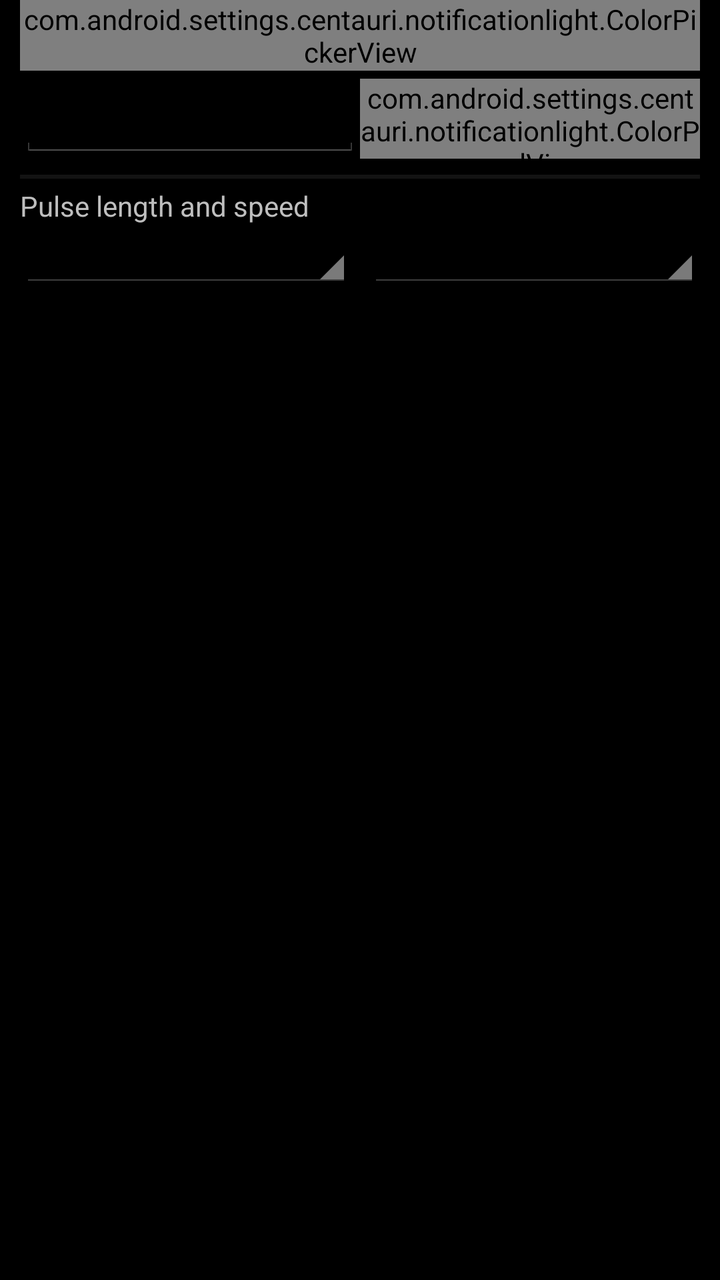
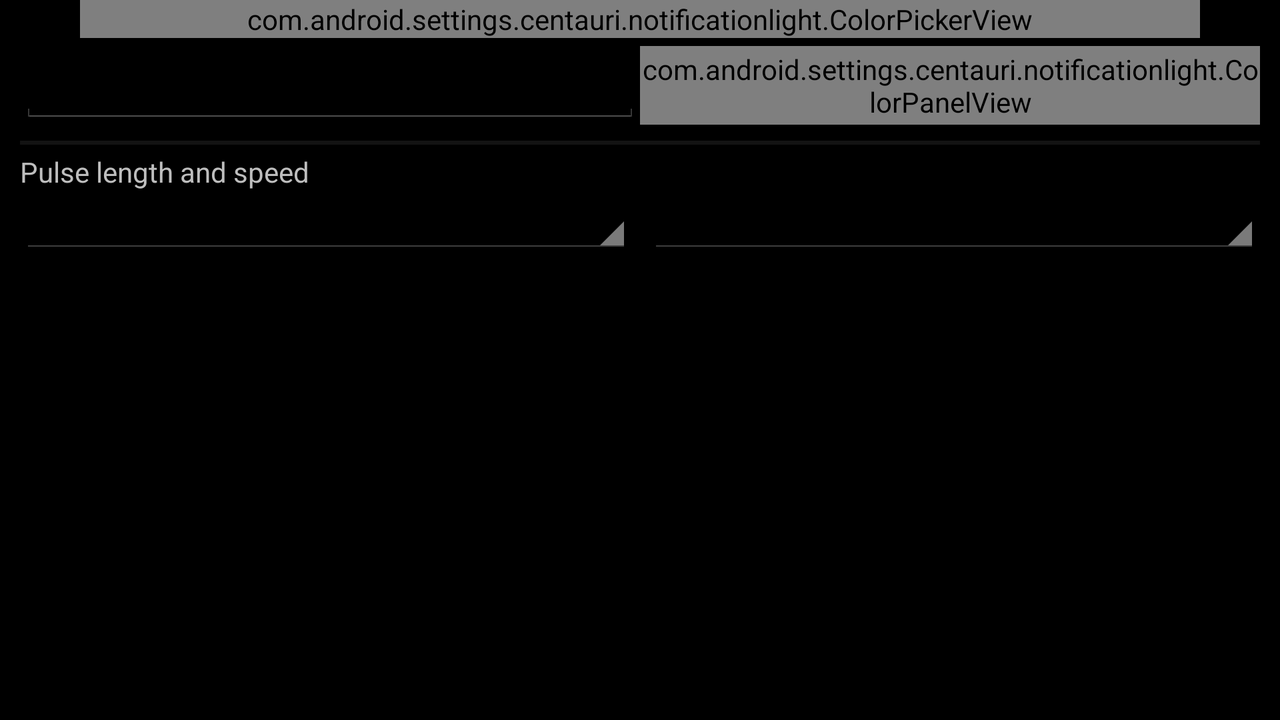

Compare how this app lays out the same screen by default and in its alternative resource folder. The renders come first, then the two layout files and the values they reference.
<!-- AndroidManifest.xml: application theme Theme.Settings -->
<!-- res/layout/dialog_light_settings.xml -->
<?xml version="1.0" encoding="utf-8"?>
<RelativeLayout xmlns:android="http://schemas.android.com/apk/res/android"
    android:layout_width="match_parent"
    android:layout_height="match_parent" >

    <com.android.settings.centauri.notificationlight.ColorPickerView
        android:id="@+id/color_picker_view"
        android:layout_width="match_parent"
        android:layout_height="wrap_content"
        android:layout_centerHorizontal="true"
        android:layout_marginStart="10dp"
        android:layout_marginEnd="10dp" />

    <LinearLayout
        android:id="@+id/color_panel_view"
        android:layout_width="match_parent"
        android:layout_height="40dp"
        android:layout_alignStart="@id/color_picker_view"
        android:layout_alignEnd="@id/color_picker_view"
        android:layout_below="@id/color_picker_view"
        android:layout_marginBottom="4dp"
        android:layout_marginTop="4dp"
        android:orientation="horizontal" >

        <EditText
            android:id="@+id/hex_color_input"
            android:layout_width="0px"
            android:maxLength="6"
            android:digits="0123456789ABCDEFabcdef"
            android:inputType="textNoSuggestions"
            android:layout_height="match_parent"
            android:layout_weight="0.5" />

        <com.android.settings.centauri.notificationlight.ColorPanelView
            android:id="@+id/color_panel"
            android:layout_width="0px"
            android:layout_height="match_parent"
            android:layout_weight="0.5" />
    </LinearLayout>

    <LinearLayout
        android:id="@+id/speed_title_view"
        android:layout_width="match_parent"
        android:layout_height="wrap_content"
        android:layout_below="@id/color_panel_view"
        android:layout_marginStart="10dp"
        android:layout_marginEnd="10dp"
        android:layout_marginTop="4dp"
        android:orientation="vertical" >

        <View
            android:layout_width="match_parent"
            android:layout_height="2dp"
            android:background="@android:drawable/divider_horizontal_dark" />

        <TextView
            android:layout_width="match_parent"
            android:layout_height="wrap_content"
            android:layout_marginTop="4dp"
            android:text="@string/pulse_speed_title"
            android:textAppearance="?android:attr/textAppearanceSmall" />

        <LinearLayout
            android:layout_width="match_parent"
            android:layout_height="wrap_content"
            android:orientation="horizontal"
            android:paddingBottom="4dip" >

            <Spinner
                android:id="@+id/on_spinner"
                android:layout_width="match_parent"
                android:layout_height="wrap_content"
                android:layout_weight="1" />

            <View
                android:layout_width="8dip"
                android:layout_height="match_parent" />

            <Spinner
                android:id="@+id/off_spinner"
                android:layout_width="match_parent"
                android:layout_height="wrap_content"
                android:layout_weight="1" />
        </LinearLayout>
    </LinearLayout>

</RelativeLayout>
<!-- resources referenced by this layout -->
<resources>
  <string name="pulse_speed_title">Pulse length and speed</string>
  <style name="Theme.Settings" parent="@android:style/Theme.Holo">
          <item name="@*android:preferenceHeaderPanelStyle">@style/PreferenceHeaderPanelSinglePane</item>
          <item name="@*android:preferencePanelStyle">@style/PreferencePanelSinglePane</item>
          <item name="@*android:preferenceListStyle">@style/PreferenceHeaderListSinglePane</item>
          <item name="@*android:preferenceFragmentListStyle">@style/PreferenceFragmentListSinglePane</item>
          <item name="@*android:preferenceFragmentPaddingSide">@dimen/settings_side_margin</item>
          <item name="apnPreferenceStyle">@style/ApnPreference</item>
          <item name="ic_menu_add">@drawable/ic_menu_add_dark</item>
          <item name="ic_menu_moreoverflow">@*android:drawable/ic_menu_moreoverflow_holo_dark</item>
          <item name="ic_wps">@drawable/ic_wps_dark</item>
          <item name="wifi_signal">@drawable/wifi_signal_dark</item>
          <item name="android:actionBarStyle">@android:style/Widget.Holo.ActionBar.Solid</item>
      </style>
  <style name="PreferenceHeaderPanelSinglePane">
          <item name="android:layout_marginStart">0dp</item>
          <item name="android:layout_marginEnd">0dp</item>
          <item name="android:background">@null</item>
      </style>
  <style name="PreferencePanelSinglePane" parent="@*android:style/PreferencePanel">
          <item name="android:layout_marginStart">0dp</item>
          <item name="android:layout_marginEnd">0dp</item>
          <item name="android:paddingStart">0dp</item>
          <item name="android:paddingEnd">0dp</item>
          <item name="android:background">@null</item>
          <item name="android:scrollbarStyle">outsideOverlay</item>
      </style>
  <style name="PreferenceHeaderListSinglePane" parent="@*android:style/PreferenceHeaderList">
          <item name="android:paddingStart">@dimen/settings_side_margin</item>
          <item name="android:paddingEnd">@dimen/settings_side_margin</item>
          <item name="android:paddingTop">0dp</item>
          <item name="android:paddingBottom">0dp</item>
          <item name="android:layout_marginStart">0dp</item>
          <item name="android:layout_marginEnd">0dp</item>
          <item name="android:layout_marginTop">0dp</item>
          <item name="android:layout_marginBottom">0dp</item>
          <item name="android:scrollbarStyle">outsideOverlay</item>
      </style>
  <style name="PreferenceFragmentListSinglePane" parent="@*android:style/PreferenceFragmentList">
          <item name="android:paddingStart">@dimen/settings_side_margin</item>
          <item name="android:paddingEnd">@dimen/settings_side_margin</item>
          <item name="android:layout_marginStart">0dp</item>
          <item name="android:layout_marginEnd">0dp</item>
          <item name="android:scrollbarStyle">outsideOverlay</item>
      </style>
  <dimen name="settings_side_margin">@*android:dimen/preference_fragment_padding_side</dimen>
  <style name="ApnPreference">
          <item name="android:widgetLayout">@layout/preference_profiles_widget</item>
      </style>
</resources>
<!-- res/layout-land/dialog_light_settings.xml (the repository's variant of the layout above) -->
<!-- drawn on the phone turned sideways -->
<?xml version="1.0" encoding="utf-8"?>
<ScrollView xmlns:android="http://schemas.android.com/apk/res/android"
        android:layout_width="match_parent"
        android:layout_height="match_parent">

    <RelativeLayout
        android:layout_width="match_parent"
        android:layout_height="match_parent" >

        <com.android.settings.centauri.notificationlight.ColorPickerView
            android:id="@+id/color_picker_view"
            android:layout_width="match_parent"
            android:layout_height="wrap_content"
            android:layout_centerHorizontal="true"
            android:layout_marginStart="40dp"
            android:layout_marginEnd="40dp" />

        <LinearLayout
            android:id="@+id/color_panel_view"
            android:layout_width="match_parent"
            android:layout_height="wrap_content"
            android:layout_below="@id/color_picker_view"
            android:layout_marginStart="10dp"
            android:layout_marginEnd="10dp"
            android:layout_marginBottom="4dp"
            android:layout_marginTop="4dp"
            android:orientation="horizontal" >

            <EditText
                android:id="@+id/hex_color_input"
                android:layout_width="0dp"
                android:maxLength="6"
                android:digits="0123456789ABCDEFabcdef"
                android:inputType="textNoSuggestions"
                android:layout_height="wrap_content"
                android:layout_weight="0.5" />

            <com.android.settings.centauri.notificationlight.ColorPanelView
                android:id="@+id/color_panel"
                android:layout_width="0dp"
                android:layout_height="match_parent"
                android:layout_weight="0.5" />
        </LinearLayout>

        <LinearLayout
            android:id="@+id/speed_title_view"
            android:layout_width="match_parent"
            android:layout_height="wrap_content"
            android:layout_below="@id/color_panel_view"
            android:layout_marginStart="10dp"
            android:layout_marginEnd="10dp"
            android:layout_marginTop="4dp"
            android:orientation="vertical" >

            <View
                android:layout_width="match_parent"
                android:layout_height="2dp"
                android:background="@android:drawable/divider_horizontal_dark" />

            <TextView
                android:layout_width="match_parent"
                android:layout_height="wrap_content"
                android:layout_marginTop="4dp"
                android:text="@string/pulse_speed_title"
                android:textAppearance="?android:attr/textAppearanceSmall" />

            <LinearLayout
                android:layout_width="match_parent"
                android:layout_height="wrap_content"
                android:orientation="horizontal"
                android:paddingBottom="4dip" >

                <Spinner
                    android:id="@+id/on_spinner"
                    android:layout_width="match_parent"
                    android:layout_height="wrap_content"
                    android:layout_weight="1"
                    android:paddingTop="0dip"
                    android:paddingBottom="0dip" />

                <View
                    android:layout_width="8dip"
                    android:layout_height="match_parent" />

                <Spinner
                    android:id="@+id/off_spinner"
                    android:layout_width="match_parent"
                    android:layout_height="wrap_content"
                    android:layout_weight="1"
                    android:paddingTop="0dip"
                    android:paddingBottom="0dip" />
            </LinearLayout>
        </LinearLayout>

    </RelativeLayout>
</ScrollView>
